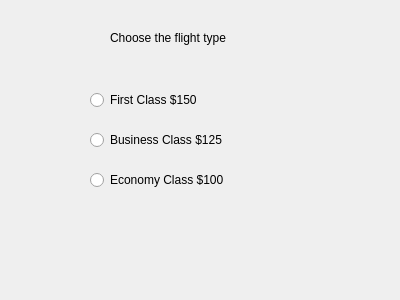
<?xml version="1.0" encoding="UTF-8"?>
<ui version="4.0">
 <class>Dialog</class>
 <widget class="QDialog" name="Dialog">
  <property name="geometry">
   <rect>
    <x>0</x>
    <y>0</y>
    <width>400</width>
    <height>300</height>
   </rect>
  </property>
  <property name="windowTitle">
   <string>Dialog</string>
  </property>
  <widget class="QLabel" name="label">
   <property name="geometry">
    <rect>
     <x>110</x>
     <y>30</y>
     <width>221</width>
     <height>16</height>
    </rect>
   </property>
   <property name="text">
    <string>Choose the flight type</string>
   </property>
  </widget>
  <widget class="QLabel" name="labelFare">
   <property name="geometry">
    <rect>
     <x>70</x>
     <y>240</y>
     <width>271</width>
     <height>16</height>
    </rect>
   </property>
   <property name="text">
    <string/>
   </property>
  </widget>
  <widget class="QRadioButton" name="radioButtonFirstClass">
   <property name="geometry">
    <rect>
     <x>90</x>
     <y>90</y>
     <width>161</width>
     <height>20</height>
    </rect>
   </property>
   <property name="text">
    <string>First Class $150</string>
   </property>
  </widget>
  <widget class="QRadioButton" name="radionButtonBusinessClass">
   <property name="geometry">
    <rect>
     <x>90</x>
     <y>130</y>
     <width>151</width>
     <height>20</height>
    </rect>
   </property>
   <property name="text">
    <string>Business Class $125</string>
   </property>
  </widget>
  <widget class="QRadioButton" name="radioButtonEconomyClass">
   <property name="geometry">
    <rect>
     <x>90</x>
     <y>170</y>
     <width>161</width>
     <height>20</height>
    </rect>
   </property>
   <property name="text">
    <string>Economy Class $100</string>
   </property>
  </widget>
 </widget>
 <resources/>
 <connections/>
</ui>
